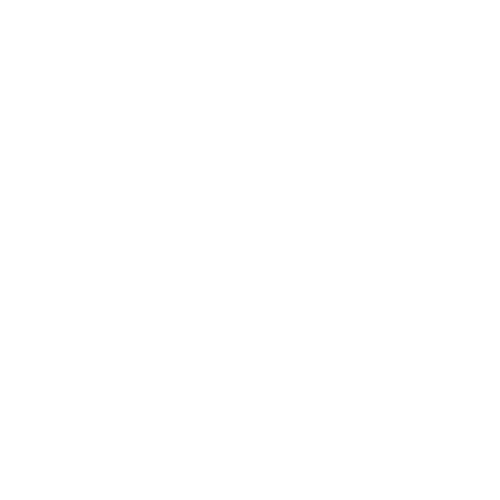
Frame 1 (no input)
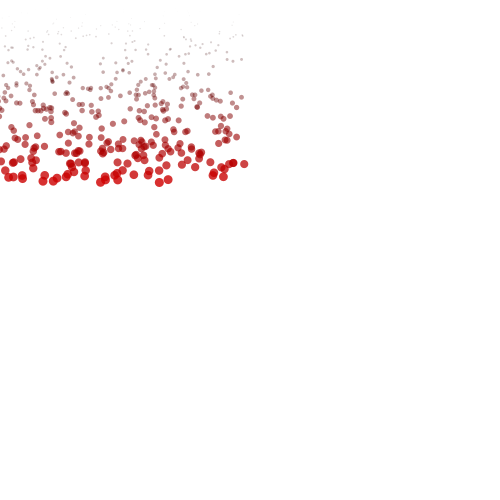
Frame 60 (the mouse pressed at the canvas centre just before this capture)
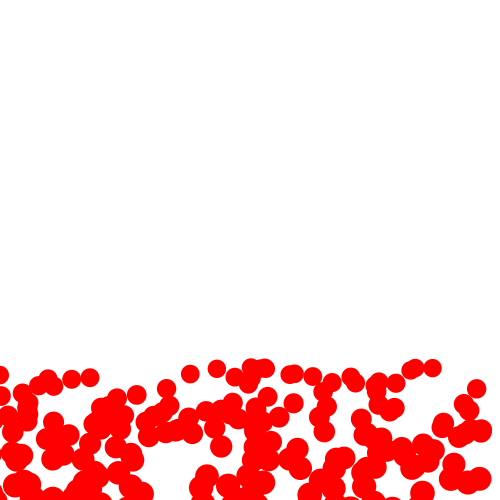
Frame 120 (the mouse held since frame 60 and released just before this capture)

The Processing sketch that drew these frames (run headless with seeded random() and noise(); from frame 60 on, the mouse is pressed at the canvas centre):

// Processing sketch: ParticlesTest
// ── ParticlesTest.pde
int size = 950;
particle[] Particles = new particle[size];
void setup() {
  size(500,500);
  for (int i = 0; size > i; i++) {
    Particles[i] = new particle();
    Particles[i].reset();
    
  }
}
void draw() {
  background(255);
  for (int i = 0; size > i; i++) {
    Particles[i].update();
    if (Particles[i].timeSurvied() == true) {
      Particles[i].reset();
    }
  }
  //particles die after timeSurvied is greater than x
}


class particle {
  float y;
  float gravity;
  float x;
  int generations;
  int maxAge;
  float downY;
  float orginY;
  float orginX;
  float moveX;
  void update() {
    noStroke();
    gravity = gravity + .1;
    fill(generations*y/50,0,0,generations*y/50);
    y = y + gravity;
    x = x + moveX;
    generations = generations + 1;
    ellipse(orginX+x,orginY+y,y/20,y/20);
    
  }
  boolean timeSurvied() {
    if (orginY+y > 500) {
      return true;
    }
    return false;
    /*
    if (generations > maxAge) {
      return true;
    }
    return false;
    */
  }
  void reset() {
    moveX = random(-4,4);
    orginY = mouseY;
    orginX = mouseX;
    maxAge = (int) random(5,45);
    gravity = random(-3,0);
   y = 0;
  x = random(-5,5);
  generations = (int) random(-1,1);
   
  
  }
  
}
